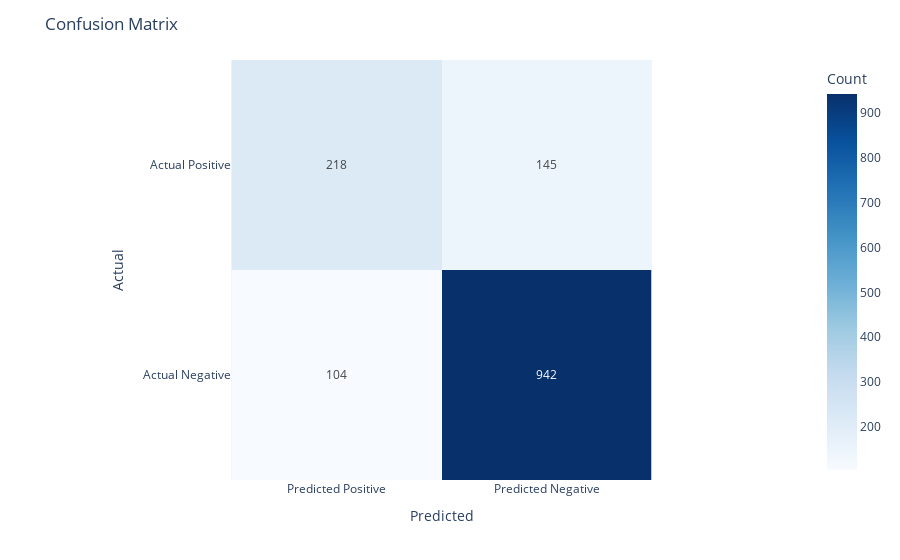

Notebook code for this chart:
### Code cell
lr1 = LogisticRegression().fit(X_train, y_train)
y_pred_class = lr1.predict(X_val)
y_pred_prob = lr1.predict_proba(X_val)[:,1]

evaluation(y_val,y_pred_class)

### Figure 1 — Plotly figure (JSON) as saved in the notebook; plotly's stock layout.template omitted (floating-point values rounded to 4 significant figures)
{"data": [{"coloraxis": "coloraxis", "hovertemplate": "Predicted: %{x}<br>Actual: %{y}<br>Count: %{z}<extra></extra>", "name": "0", "showscale": true, "texttemplate": "%{z}", "type": "heatmap", "x": ["Predicted Positive", "Predicted Negative"], "xaxis": "x", "y": ["Actual Positive", "Actual Negative"], "yaxis": "y", "z": [[218, 145], [104, 942]]}], "layout": {"coloraxis": {"colorbar": {"title": {"text": "Count"}}, "colorscale": [[0, "rgb(247,251,255)"], [0.125, "rgb(222,235,247)"], [0.25, "rgb(198,219,239)"], [0.375, "rgb(158,202,225)"], [0.5, "rgb(107,174,214)"], [0.625, "rgb(66,146,198)"], [0.75, "rgb(33,113,181)"], [0.875, "rgb(8,81,156)"], [1, "rgb(8,48,107)"]]}, "margin": {"t": 60}, "title": {"text": "Confusion Matrix"}, "xaxis": {"anchor": "y", "constrain": "domain", "domain": [0, 1], "scaleanchor": "y", "title": {"text": "Predicted"}}, "yaxis": {"anchor": "x", "autorange": "reversed", "constrain": "domain", "domain": [0, 1], "title": {"text": "Actual"}}}}
